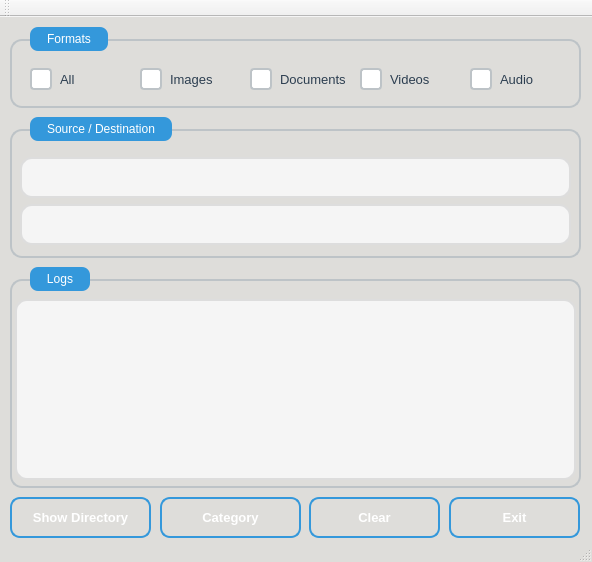
<?xml version="1.0" encoding="UTF-8"?>
<ui version="4.0">
 <class>FO</class>
 <widget class="QMainWindow" name="FO">
  <property name="geometry">
   <rect>
    <x>0</x>
    <y>0</y>
    <width>592</width>
    <height>562</height>
   </rect>
  </property>
  <property name="windowTitle">
   <string>MainWindow</string>
  </property>
  <property name="styleSheet">
   <string notr="true">QMainWindow {
	background-color: rgb(222, 221, 218);
}

/* ************************************************************ */

QGroupBox {
    border: 2px solid #bdc3c7;
    border-radius: 12px;
    margin-top: 12px;
    padding: 20px 10px 10px 10px;
    background: qlineargradient(x1: 0, y1: 0, x2: 0, y2: 1,
                                stop: 0 #ffffff, stop: 1 #ecf0f1);
}

QGroupBox::title {
    subcontrol-origin: margin;
    left: 20px;
    padding: 5px 15px;
    background-color: #3498db;
    color: white;
    border-radius: 8px;
    font-size: 13px;
}

/* ************************************************************ */

QLineEdit {
    border: 2px solid #ddd;
    border-radius: 12px;
    padding: 10px 15px 10px 40px;
    background-color: #f5f5f5;
    font-size: 14px;
    color: #2c3e50; 
}

QLineEdit:focus {
    border: 2px solid #3498db;
    background-color: white;
    padding: 9px 14px 9px 39px;
    color: #2c3e50; 
}

QLineEdit:hover {
    border: 2px solid #3498db;
    color: #2c3e50;
}

QLineEdit::placeholder {
    color: #95a5a6;
    font-style: italic;
}

/* ************************************************************ */

QCheckBox {
    spacing: 8px;
    font-size: 13px;
    color: #2c3e50;
}

QCheckBox::indicator {
    width: 18px;
    height: 18px;
    border: 2px solid #bdc3c7;
    border-radius: 4px;
    background-color: white;
}

QCheckBox::indicator:checked {
    background-color: #3498db;
    border-color: #3498db;
    image: url(checkmark.png);
}

QCheckBox::indicator:hover {
    border-color: #3498db;
}

QCheckBox::indicator:checked:hover {
    background-color: #2980b9;
    border-color: #2980b9;
}

QCheckBox::indicator:checked {
    background-color: #3498db;
    border-color: #3498db;
}

/* ************************************************************ */

QTextBrowser {
    border: 2px solid #ddd;
    border-radius: 12px;
    padding: 15px;
    background-color: #f5f5f5;
    font-size: 13px;
    color: #2c3e50;
    selection-background-color: #3498db;
    selection-color: white;
}

QTextBrowser:focus {
    border: 2px solid #3498db;
    background-color: white;
    padding: 14px;
}

QTextBrowser:hover {
    border: 2px solid #3498db;
}

QScrollBar:vertical {
    border: none;
    background: transparent;
    width: 10px;
    margin: 0;
    border-radius: 5px;
}

QScrollBar::handle:vertical {
    background: #bdc3c7;
    border-radius: 5px;
    min-height: 20px;
}

QScrollBar::handle:vertical:hover {
    background: #3498db;
}

QScrollBar::add-line:vertical,
QScrollBar::sub-line:vertical {
    height: 0px;
}

QScrollBar::add-page:vertical,
QScrollBar::sub-page:vertical {
    background: none;
}

QScrollBar:horizontal {
    border: none;
    background: transparent;
    height: 10px;
    margin: 0;
    border-radius: 5px;
}

QScrollBar::handle:horizontal {
    background: #bdc3c7;
    border-radius: 5px;
    min-width: 20px;
}

QScrollBar::handle:horizontal:hover {
    background: #3498db;
}

QScrollBar::add-line:horizontal,
QScrollBar::sub-line:horizontal {
    width: 0px;
}

QScrollBar::add-page:horizontal,
QScrollBar::sub-page:horizontal {
    background: none;
}

/* ************************************************************ */

QPushButton {
    border: 2px solid #3498db;
    border-radius: 10px;
    padding: 10px 20px;
    background: qlineargradient(x1: 0, y1: 0, x2: 0, y2: 1,
                                stop: 0 #3498db, stop: 1 #2980b9);
    color: white;
    font-size: 13px;
    font-weight: bold;
    min-width: 80px;
}

QPushButton:hover {
    background: qlineargradient(x1: 0, y1: 0, x2: 0, y2: 1,
                                stop: 0 #2980b9, stop: 1 #2471a3);
    border-color: #2980b9;
}

QPushButton:pressed {
    background: qlineargradient(x1: 0, y1: 0, x2: 0, y2: 1,
                                stop: 0 #2471a3, stop: 1 #1a5276);
    border-color: #2471a3;
    padding-top: 12px;
    padding-bottom: 8px;
}

QPushButton:focus {
    border: 2px solid #1a5276;
    padding: 9px 19px;
}

QPushButton:disabled {
    background: qlineargradient(x1: 0, y1: 0, x2: 0, y2: 1,
                                stop: 0 #bdc3c7, stop: 1 #95a5a6);
    border-color: #95a5a6;
    color: #ecf0f1;
}</string>
  </property>
  <property name="toolButtonStyle">
   <enum>Qt::ToolButtonStyle::ToolButtonIconOnly</enum>
  </property>
  <widget class="QWidget" name="centralwidget">
   <widget class="QGroupBox" name="Formats">
    <property name="geometry">
     <rect>
      <x>10</x>
      <y>10</y>
      <width>571</width>
      <height>81</height>
     </rect>
    </property>
    <property name="tabletTracking">
     <bool>false</bool>
    </property>
    <property name="autoFillBackground">
     <bool>false</bool>
    </property>
    <property name="inputMethodHints">
     <set>Qt::InputMethodHint::ImhNone</set>
    </property>
    <property name="title">
     <string>Formats</string>
    </property>
    <property name="flat">
     <bool>false</bool>
    </property>
    <property name="checkable">
     <bool>false</bool>
    </property>
    <widget class="QCheckBox" name="Audio">
     <property name="geometry">
      <rect>
       <x>460</x>
       <y>40</y>
       <width>101</width>
       <height>25</height>
      </rect>
     </property>
     <property name="text">
      <string>Audio</string>
     </property>
    </widget>
    <widget class="QCheckBox" name="Images">
     <property name="geometry">
      <rect>
       <x>130</x>
       <y>40</y>
       <width>101</width>
       <height>25</height>
      </rect>
     </property>
     <property name="text">
      <string>Images</string>
     </property>
    </widget>
    <widget class="QCheckBox" name="Videos">
     <property name="geometry">
      <rect>
       <x>350</x>
       <y>40</y>
       <width>101</width>
       <height>25</height>
      </rect>
     </property>
     <property name="text">
      <string>Videos</string>
     </property>
    </widget>
    <widget class="QCheckBox" name="Documents">
     <property name="geometry">
      <rect>
       <x>240</x>
       <y>40</y>
       <width>101</width>
       <height>25</height>
      </rect>
     </property>
     <property name="text">
      <string>Documents</string>
     </property>
    </widget>
    <widget class="QCheckBox" name="All">
     <property name="geometry">
      <rect>
       <x>20</x>
       <y>40</y>
       <width>101</width>
       <height>25</height>
      </rect>
     </property>
     <property name="text">
      <string>All</string>
     </property>
    </widget>
   </widget>
   <widget class="QGroupBox" name="Source_Destination">
    <property name="geometry">
     <rect>
      <x>10</x>
      <y>100</y>
      <width>571</width>
      <height>141</height>
     </rect>
    </property>
    <property name="title">
     <string>Source / Destination</string>
    </property>
    <widget class="QLineEdit" name="Source">
     <property name="geometry">
      <rect>
       <x>10</x>
       <y>40</y>
       <width>551</width>
       <height>41</height>
      </rect>
     </property>
     <property name="font">
      <font>
       <family>Cascadia Code</family>
       <pointsize>-1</pointsize>
      </font>
     </property>
     <property name="text">
      <string/>
     </property>
     <property name="alignment">
      <set>Qt::AlignmentFlag::AlignCenter</set>
     </property>
     <property name="placeholderText">
      <string/>
     </property>
    </widget>
    <widget class="QLineEdit" name="Destination">
     <property name="geometry">
      <rect>
       <x>10</x>
       <y>87</y>
       <width>551</width>
       <height>41</height>
      </rect>
     </property>
     <property name="font">
      <font>
       <family>Cascadia Code</family>
       <pointsize>-1</pointsize>
      </font>
     </property>
     <property name="alignment">
      <set>Qt::AlignmentFlag::AlignCenter</set>
     </property>
     <property name="placeholderText">
      <string/>
     </property>
    </widget>
   </widget>
   <widget class="QGroupBox" name="Logs">
    <property name="geometry">
     <rect>
      <x>10</x>
      <y>250</y>
      <width>571</width>
      <height>221</height>
     </rect>
    </property>
    <property name="title">
     <string>Logs</string>
    </property>
    <widget class="QTextBrowser" name="Log">
     <property name="geometry">
      <rect>
       <x>5</x>
       <y>32</y>
       <width>561</width>
       <height>181</height>
      </rect>
     </property>
     <property name="font">
      <font>
       <family>Cascadia Code</family>
       <pointsize>-1</pointsize>
      </font>
     </property>
     <property name="html">
      <string>&lt;!DOCTYPE HTML PUBLIC &quot;-//W3C//DTD HTML 4.0//EN&quot; &quot;http://www.w3.org/TR/REC-html40/strict.dtd&quot;&gt;
&lt;html&gt;&lt;head&gt;&lt;meta name=&quot;qrichtext&quot; content=&quot;1&quot; /&gt;&lt;meta charset=&quot;utf-8&quot; /&gt;&lt;style type=&quot;text/css&quot;&gt;
p, li { white-space: pre-wrap; }
hr { height: 1px; border-width: 0; }
li.unchecked::marker { content: &quot;\2610&quot;; }
li.checked::marker { content: &quot;\2612&quot;; }
&lt;/style&gt;&lt;/head&gt;&lt;body style=&quot; font-family:'Cascadia Code'; font-size:13px; font-weight:400; font-style:normal;&quot;&gt;
&lt;p style=&quot;-qt-paragraph-type:empty; margin-top:0px; margin-bottom:0px; margin-left:0px; margin-right:0px; -qt-block-indent:0; text-indent:0px;&quot;&gt;&lt;br /&gt;&lt;/p&gt;&lt;/body&gt;&lt;/html&gt;</string>
     </property>
    </widget>
   </widget>
   <widget class="QPushButton" name="Show_Directory">
    <property name="geometry">
     <rect>
      <x>10</x>
      <y>480</y>
      <width>141</width>
      <height>41</height>
     </rect>
    </property>
    <property name="text">
     <string>Show Directory</string>
    </property>
   </widget>
   <widget class="QPushButton" name="Category">
    <property name="geometry">
     <rect>
      <x>160</x>
      <y>480</y>
      <width>141</width>
      <height>41</height>
     </rect>
    </property>
    <property name="text">
     <string>Category</string>
    </property>
   </widget>
   <widget class="QPushButton" name="Clear">
    <property name="geometry">
     <rect>
      <x>309</x>
      <y>480</y>
      <width>131</width>
      <height>41</height>
     </rect>
    </property>
    <property name="text">
     <string>Clear</string>
    </property>
   </widget>
   <widget class="QPushButton" name="Exit">
    <property name="geometry">
     <rect>
      <x>449</x>
      <y>480</y>
      <width>131</width>
      <height>41</height>
     </rect>
    </property>
    <property name="text">
     <string>Exit</string>
    </property>
   </widget>
  </widget>
  <widget class="QMenuBar" name="menubar">
   <property name="geometry">
    <rect>
     <x>0</x>
     <y>0</y>
     <width>592</width>
     <height>23</height>
    </rect>
   </property>
  </widget>
  <widget class="QStatusBar" name="statusbar"/>
  <widget class="QToolBar" name="toolBar">
   <property name="windowTitle">
    <string>toolBar</string>
   </property>
   <attribute name="toolBarArea">
    <enum>TopToolBarArea</enum>
   </attribute>
   <attribute name="toolBarBreak">
    <bool>false</bool>
   </attribute>
  </widget>
 </widget>
 <resources/>
 <connections/>
</ui>
